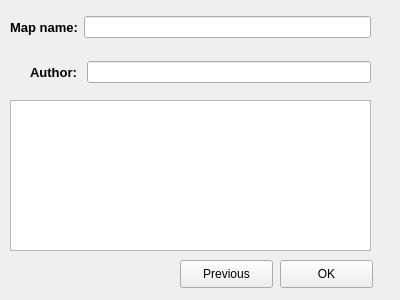
<?xml version="1.0" encoding="UTF-8"?>
<ui version="4.0">
 <class>EpicMapsWidget2</class>
 <widget class="QWidget" name="EpicMapsWidget2">
  <property name="geometry">
   <rect>
    <x>0</x>
    <y>0</y>
    <width>400</width>
    <height>300</height>
   </rect>
  </property>
  <property name="windowTitle">
   <string>Form</string>
  </property>
  <widget class="QPushButton" name="OK">
   <property name="geometry">
    <rect>
     <x>280</x>
     <y>260</y>
     <width>93</width>
     <height>28</height>
    </rect>
   </property>
   <property name="text">
    <string>OK</string>
   </property>
  </widget>
  <widget class="QTableView" name="tableView">
   <property name="geometry">
    <rect>
     <x>10</x>
     <y>100</y>
     <width>361</width>
     <height>151</height>
    </rect>
   </property>
  </widget>
  <widget class="QWidget" name="layoutWidget">
   <property name="geometry">
    <rect>
     <x>10</x>
     <y>15</y>
     <width>361</width>
     <height>24</height>
    </rect>
   </property>
   <layout class="QHBoxLayout" name="horizontalLayout">
    <item>
     <widget class="QLabel" name="label">
      <property name="font">
       <font>
        <pointsize>10</pointsize>
        <weight>75</weight>
        <bold>true</bold>
       </font>
      </property>
      <property name="text">
       <string>Map name:</string>
      </property>
     </widget>
    </item>
    <item>
     <widget class="QLineEdit" name="lineEdit"/>
    </item>
   </layout>
  </widget>
  <widget class="QWidget" name="layoutWidget">
   <property name="geometry">
    <rect>
     <x>30</x>
     <y>60</y>
     <width>341</width>
     <height>24</height>
    </rect>
   </property>
   <layout class="QHBoxLayout" name="horizontalLayout_2">
    <item>
     <widget class="QLabel" name="label_2">
      <property name="font">
       <font>
        <pointsize>10</pointsize>
        <weight>75</weight>
        <bold>true</bold>
       </font>
      </property>
      <property name="text">
       <string>Author: </string>
      </property>
     </widget>
    </item>
    <item>
     <widget class="QLineEdit" name="lineEdit_2"/>
    </item>
   </layout>
  </widget>
  <widget class="QPushButton" name="Previous3">
   <property name="geometry">
    <rect>
     <x>180</x>
     <y>260</y>
     <width>93</width>
     <height>28</height>
    </rect>
   </property>
   <property name="text">
    <string>Previous</string>
   </property>
  </widget>
 </widget>
 <resources/>
 <connections/>
</ui>
